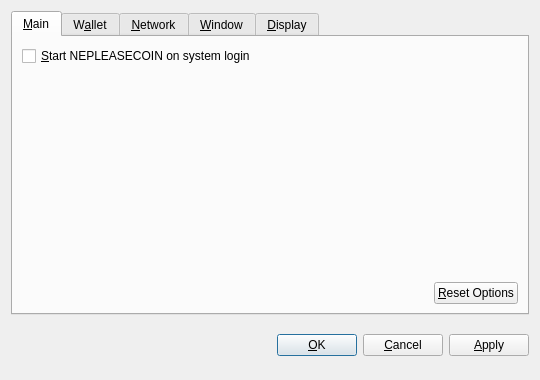
<?xml version="1.0" encoding="UTF-8"?>
<ui version="4.0">
 <class>OptionsDialog</class>
 <widget class="QDialog" name="OptionsDialog">
  <property name="geometry">
   <rect>
    <x>0</x>
    <y>0</y>
    <width>540</width>
    <height>380</height>
   </rect>
  </property>
  <property name="windowTitle">
   <string>Options</string>
  </property>
  <property name="modal">
   <bool>true</bool>
  </property>
  <layout class="QVBoxLayout" name="verticalLayout">
   <item>
    <widget class="QTabWidget" name="tabWidget">
     <property name="tabPosition">
      <enum>QTabWidget::North</enum>
     </property>
     <property name="currentIndex">
      <number>0</number>
     </property>
     <widget class="QWidget" name="tabMain">
      <attribute name="title">
       <string>&amp;Main</string>
      </attribute>
      <layout class="QVBoxLayout" name="verticalLayout_Main">
       <item>
        <widget class="QCheckBox" name="bitcoinAtStartup">
         <property name="toolTip">
          <string>Automatically start NEPLEASECOIN after logging in to the system.</string>
         </property>
         <property name="text">
          <string>&amp;Start NEPLEASECOIN on system login</string>
         </property>
        </widget>
       </item>
       <item>
        <spacer name="verticalSpacer_Main">
         <property name="orientation">
          <enum>Qt::Vertical</enum>
         </property>
         <property name="sizeHint" stdset="0">
          <size>
           <width>20</width>
           <height>40</height>
          </size>
         </property>
        </spacer>
       </item>
       <item>
        <layout class="QHBoxLayout" name="horizontalLayout_2_Main">
         <item>
          <spacer name="horizontalSpacer_2_Main">
           <property name="orientation">
            <enum>Qt::Horizontal</enum>
           </property>
           <property name="sizeHint" stdset="0">
            <size>
             <width>40</width>
             <height>20</height>
            </size>
           </property>
          </spacer>
         </item>
         <item>
          <widget class="QPushButton" name="resetButton">
           <property name="toolTip">
            <string>Reset all client options to default.</string>
           </property>
           <property name="text">
            <string>&amp;Reset Options</string>
           </property>
           <property name="autoDefault">
            <bool>false</bool>
           </property>
          </widget>
         </item>
        </layout>
       </item>
      </layout>
     </widget>
     <widget class="QWidget" name="tabWallet">
      <attribute name="title">
       <string>W&amp;allet</string>
      </attribute>
      <layout class="QVBoxLayout" name="verticalLayout_Network">
       <item>
        <widget class="QLabel" name="transactionFeeInfoLabel">
         <property name="text">
          <string>Optional transaction fee per kB that helps make sure your transactions are processed quickly. Most transactions are 1 kB.</string>
         </property>
         <property name="textFormat">
          <enum>Qt::PlainText</enum>
         </property>
         <property name="wordWrap">
          <bool>true</bool>
         </property>
        </widget>
       </item>
       <item>
        <layout class="QHBoxLayout" name="horizontalLayout_1_Main">
         <item>
          <widget class="QLabel" name="transactionFeeLabel">
           <property name="text">
            <string>Pay transaction &amp;fee</string>
           </property>
           <property name="textFormat">
            <enum>Qt::PlainText</enum>
           </property>
           <property name="buddy">
            <cstring>transactionFee</cstring>
           </property>
          </widget>
         </item>
         <item>
          <widget class="BitcoinAmountField" name="transactionFee"/>
         </item>
         <item>
          <spacer name="horizontalSpacer_1_Main">
           <property name="orientation">
            <enum>Qt::Horizontal</enum>
           </property>
           <property name="sizeHint" stdset="0">
            <size>
             <width>40</width>
             <height>20</height>
            </size>
           </property>
          </spacer>
         </item>
        </layout>
       </item>
       <item>
        <widget class="QLabel" name="label">
         <property name="text">
          <string>If you disable the spending of unconfirmed change, the change from a transaction cannot be used until that transaction has at least one confirmation. This also affects how your balance is computed.</string>
         </property>
         <property name="wordWrap">
          <bool>true</bool>
         </property>
        </widget>
       </item>
       <item>
        <widget class="QCheckBox" name="spendZeroConfChange">
         <property name="text">
          <string>Spend unconfirmed change  (experts only)</string>
         </property>
        </widget>
       </item>
       <item>
        <spacer name="verticalSpacer">
         <property name="orientation">
          <enum>Qt::Vertical</enum>
         </property>
         <property name="sizeHint" stdset="0">
          <size>
           <width>20</width>
           <height>40</height>
          </size>
         </property>
        </spacer>
       </item>
      </layout>
     </widget>
     <widget class="QWidget" name="tabNetwork">
      <attribute name="title">
       <string>&amp;Network</string>
      </attribute>
      <layout class="QVBoxLayout" name="verticalLayout_Network">
       <item>
        <widget class="QCheckBox" name="mapPortUpnp">
         <property name="toolTip">
          <string>Automatically open the NEPLEASECOIN client port on the router. This only works when your router supports UPnP and it is enabled.</string>
         </property>
         <property name="text">
          <string>Map port using &amp;UPnP</string>
         </property>
        </widget>
       </item>
       <item>
        <widget class="QCheckBox" name="connectSocks">
         <property name="toolTip">
          <string>Connect to the NEPLEASECOIN network through a SOCKS proxy (e.g. when connecting through Tor).</string>
         </property>
         <property name="text">
          <string>&amp;Connect through SOCKS proxy:</string>
         </property>
        </widget>
       </item>
       <item>
        <layout class="QHBoxLayout" name="horizontalLayout_Network">
         <item>
          <widget class="QLabel" name="proxyIpLabel">
           <property name="text">
            <string>Proxy &amp;IP:</string>
           </property>
           <property name="textFormat">
            <enum>Qt::PlainText</enum>
           </property>
           <property name="buddy">
            <cstring>proxyIp</cstring>
           </property>
          </widget>
         </item>
         <item>
          <widget class="QValidatedLineEdit" name="proxyIp">
           <property name="maximumSize">
            <size>
             <width>140</width>
             <height>16777215</height>
            </size>
           </property>
           <property name="toolTip">
            <string>IP address of the proxy (e.g. 127.0.0.1)</string>
           </property>
          </widget>
         </item>
         <item>
          <widget class="QLabel" name="proxyPortLabel">
           <property name="text">
            <string>&amp;Port:</string>
           </property>
           <property name="textFormat">
            <enum>Qt::PlainText</enum>
           </property>
           <property name="buddy">
            <cstring>proxyPort</cstring>
           </property>
          </widget>
         </item>
         <item>
          <widget class="QLineEdit" name="proxyPort">
           <property name="maximumSize">
            <size>
             <width>55</width>
             <height>16777215</height>
            </size>
           </property>
           <property name="toolTip">
            <string>Port of the proxy (e.g. 9050)</string>
           </property>
          </widget>
         </item>
         <item>
          <widget class="QLabel" name="socksVersionLabel">
           <property name="text">
            <string>SOCKS &amp;Version:</string>
           </property>
           <property name="textFormat">
            <enum>Qt::PlainText</enum>
           </property>
           <property name="buddy">
            <cstring>socksVersion</cstring>
           </property>
          </widget>
         </item>
         <item>
          <widget class="QValueComboBox" name="socksVersion">
           <property name="toolTip">
            <string>SOCKS version of the proxy (e.g. 5)</string>
           </property>
          </widget>
         </item>
         <item>
          <spacer name="horizontalSpacer_Network">
           <property name="orientation">
            <enum>Qt::Horizontal</enum>
           </property>
           <property name="sizeHint" stdset="0">
            <size>
             <width>40</width>
             <height>20</height>
            </size>
           </property>
          </spacer>
         </item>
        </layout>
       </item>
       <item>
        <spacer name="verticalSpacer_Network">
         <property name="orientation">
          <enum>Qt::Vertical</enum>
         </property>
         <property name="sizeHint" stdset="0">
          <size>
           <width>20</width>
           <height>40</height>
          </size>
         </property>
        </spacer>
       </item>
      </layout>
     </widget>
     <widget class="QWidget" name="tabWindow">
      <attribute name="title">
       <string>&amp;Window</string>
      </attribute>
      <layout class="QVBoxLayout" name="verticalLayout_Window">
       <item>
        <widget class="QCheckBox" name="minimizeToTray">
         <property name="toolTip">
          <string>Show only a tray icon after minimizing the window.</string>
         </property>
         <property name="text">
          <string>&amp;Minimize to the tray instead of the taskbar</string>
         </property>
        </widget>
       </item>
       <item>
        <widget class="QCheckBox" name="minimizeOnClose">
         <property name="toolTip">
          <string>Minimize instead of exit the application when the window is closed. When this option is enabled, the application will be closed only after selecting Quit in the menu.</string>
         </property>
         <property name="text">
          <string>M&amp;inimize on close</string>
         </property>
        </widget>
       </item>
       <item>
        <spacer name="verticalSpacer_Window">
         <property name="orientation">
          <enum>Qt::Vertical</enum>
         </property>
         <property name="sizeHint" stdset="0">
          <size>
           <width>20</width>
           <height>40</height>
          </size>
         </property>
        </spacer>
       </item>
      </layout>
     </widget>
     <widget class="QWidget" name="tabDisplay">
      <attribute name="title">
       <string>&amp;Display</string>
      </attribute>
      <layout class="QVBoxLayout" name="verticalLayout_Display">
       <item>
        <layout class="QHBoxLayout" name="horizontalLayout_1_Display">
         <item>
          <widget class="QLabel" name="langLabel">
           <property name="text">
            <string>User Interface &amp;language:</string>
           </property>
           <property name="textFormat">
            <enum>Qt::PlainText</enum>
           </property>
           <property name="buddy">
            <cstring>lang</cstring>
           </property>
          </widget>
         </item>
         <item>
          <widget class="QValueComboBox" name="lang">
           <property name="toolTip">
            <string>The user interface language can be set here. This setting will take effect after restarting NEPLEASECOIN.</string>
           </property>
          </widget>
         </item>
        </layout>
       </item>
       <item>
        <layout class="QHBoxLayout" name="horizontalLayout_2_Display">
         <item>
          <widget class="QLabel" name="unitLabel">
           <property name="text">
            <string>&amp;Unit to show amounts in:</string>
           </property>
           <property name="textFormat">
            <enum>Qt::PlainText</enum>
           </property>
           <property name="buddy">
            <cstring>unit</cstring>
           </property>
          </widget>
         </item>
         <item>
          <widget class="QValueComboBox" name="unit">
           <property name="toolTip">
            <string>Choose the default subdivision unit to show in the interface and when sending coins.</string>
           </property>
          </widget>
         </item>
        </layout>
       </item>
       <item>
        <widget class="QCheckBox" name="displayAddresses">
         <property name="toolTip">
          <string>Whether to show NEPLEASECOIN addresses in the transaction list or not.</string>
         </property>
         <property name="text">
          <string>&amp;Display addresses in transaction list</string>
         </property>
        </widget>
       </item>
       <item>
        <widget class="QCheckBox" name="coinControlFeatures">
         <property name="toolTip">
          <string>Whether to show coin control features or not.</string>
         </property>
         <property name="text">
          <string>Display coin &amp;control features (experts only!)</string>
         </property>
        </widget>
       </item>
       <item>
        <spacer name="verticalSpacer_Display">
         <property name="orientation">
          <enum>Qt::Vertical</enum>
         </property>
         <property name="sizeHint" stdset="0">
          <size>
           <width>20</width>
           <height>40</height>
          </size>
         </property>
        </spacer>
       </item>
      </layout>
     </widget>
    </widget>
   </item>
   <item>
    <layout class="QHBoxLayout" name="horizontalLayout_Buttons">
     <item>
      <spacer name="horizontalSpacer_1">
       <property name="orientation">
        <enum>Qt::Horizontal</enum>
       </property>
       <property name="sizeHint" stdset="0">
        <size>
         <width>40</width>
         <height>48</height>
        </size>
       </property>
      </spacer>
     </item>
     <item>
      <widget class="QLabel" name="statusLabel">
       <property name="font">
        <font>
         <weight>75</weight>
         <bold>true</bold>
        </font>
       </property>
       <property name="text">
        <string/>
       </property>
       <property name="textFormat">
        <enum>Qt::PlainText</enum>
       </property>
       <property name="wordWrap">
        <bool>true</bool>
       </property>
      </widget>
     </item>
     <item>
      <spacer name="horizontalSpacer_2">
       <property name="orientation">
        <enum>Qt::Horizontal</enum>
       </property>
       <property name="sizeHint" stdset="0">
        <size>
         <width>40</width>
         <height>48</height>
        </size>
       </property>
      </spacer>
     </item>
     <item>
      <widget class="QPushButton" name="okButton">
       <property name="text">
        <string>&amp;OK</string>
       </property>
      </widget>
     </item>
     <item>
      <widget class="QPushButton" name="cancelButton">
       <property name="text">
        <string>&amp;Cancel</string>
       </property>
       <property name="autoDefault">
        <bool>false</bool>
       </property>
      </widget>
     </item>
     <item>
      <widget class="QPushButton" name="applyButton">
       <property name="text">
        <string>&amp;Apply</string>
       </property>
       <property name="autoDefault">
        <bool>false</bool>
       </property>
      </widget>
     </item>
    </layout>
   </item>
  </layout>
 </widget>
 <customwidgets>
  <customwidget>
   <class>BitcoinAmountField</class>
   <extends>QSpinBox</extends>
   <header>bitcoinamountfield.h</header>
  </customwidget>
  <customwidget>
   <class>QValueComboBox</class>
   <extends>QComboBox</extends>
   <header>qvaluecombobox.h</header>
  </customwidget>
  <customwidget>
   <class>QValidatedLineEdit</class>
   <extends>QLineEdit</extends>
   <header>qvalidatedlineedit.h</header>
  </customwidget>
 </customwidgets>
 <resources/>
 <connections/>
</ui>
